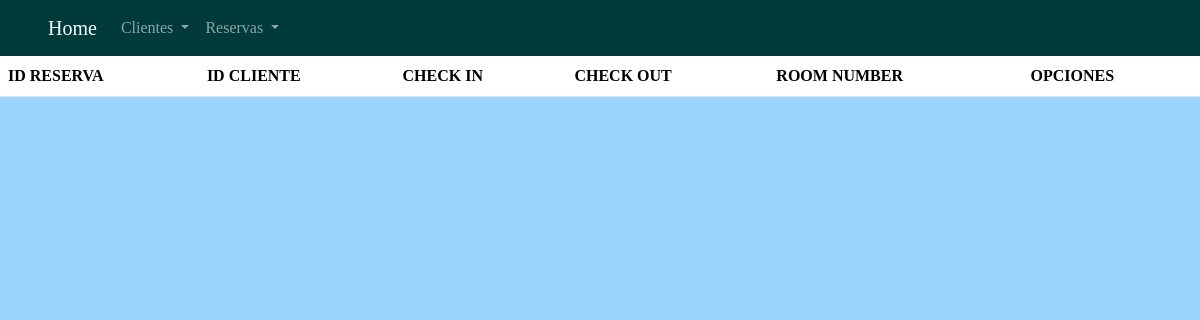
/list_Reservs.php, run on an earlier commit of the app's database.
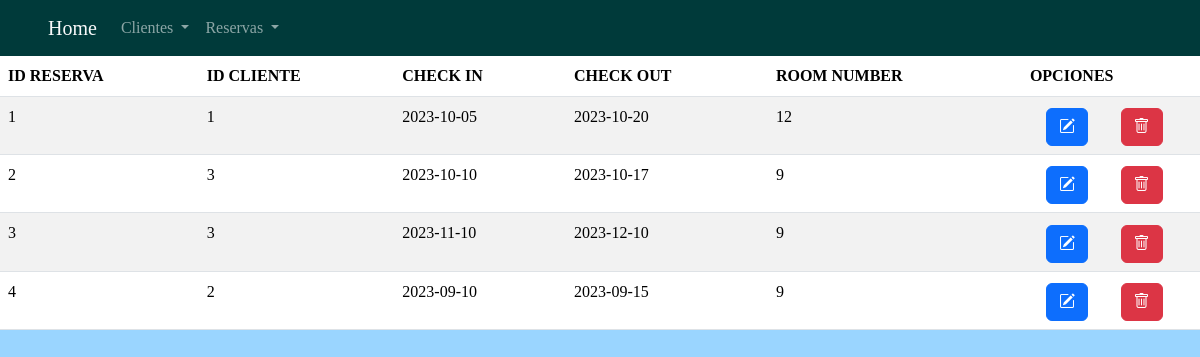
And on a later commit of the database.
### tables this page shows
CREATE TABLE `reservations` (
  `reservation_id` int NOT NULL,
  `client_id` int NOT NULL,
  `check_in_date` date NOT NULL,
  `check_out_date` date NOT NULL,
  `room_number` int NOT NULL
);

### list_Reservs.php (the view, shortened to what this page needs)
<?php
$conexion = obtenerConexion();
$table = "<table class='table table-striped'>";
$table .= "<thead><tr><th>ID RESERVA</th><th>ID CLIENTE</th><th>CHECK IN</th><th>CHECK OUT</th><th>ROOM NUMBER</th><th>OPCIONES</th></tr></thead>";
$table .= "<tbody>";
$sql = "SELECT * FROM reservations;";
$result = mysqli_query($conexion, $sql);
while ($row = mysqli_fetch_assoc($result)){
    $table .= "<tr><td>" . $row['reservation_id'] . "</td>";
    $table .= "<td>" . $row['client_id'] . "</td>";
    $table .= "<td>" . $row['check_in_date'] . "</td>";
    $table .= "<td>" . $row['check_out_date'] . "</td>";
    $table .= "<td>" . $row['room_number'] . "</td>";
    $table .= "<td><form class='d-inline' action='edit_reservation.php' method='post'>";
    $table .= "<input type='hidden' name='reservation' value='" . htmlspecialchars(json_encode($row),ENT_QUOTES) . "' />";
    $table .= "<button name='Editar' class='btn btn-primary'><i class='bi bi-pencil-square'></i></button></form>";
    $table .= "<form class='d-inline' action='process_remove_reservation.php' method='post'>";
    $table .= "<input type='hidden' name='reservation_id' value='" . $row['reservation_id']  . "'/>";
    $table .= "<button name='Borrar' class='btn btn-danger'><i class='bi bi-trash'></i></button></form>";
    $table .= "</td></tr>";
}
$table .= "</tbody></table>";
include_once("menu.php");
echo $table;
?>

What changed in the data, as far as the page shows it:
added reservations: reservation_id "1", client "1", check_in_date "2023-10-05", check_out_date "2023-10-20", room_number "12"
added reservations: reservation_id "2", client "3", check_in_date "2023-10-10", check_out_date "2023-10-17", room_number "9"
added reservations: reservation_id "3", client "3", check_in_date "2023-11-10", check_out_date "2023-12-10", room_number "9"
added reservations: reservation_id "4", client "2", check_in_date "2023-09-10", check_out_date "2023-09-15", room_number "9"
